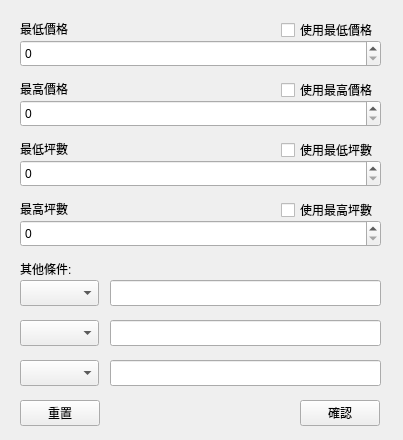
<?xml version="1.0" encoding="UTF-8"?>
<ui version="4.0">
 <class>MainWindow</class>
 <widget class="QMainWindow" name="MainWindow">
  <property name="geometry">
   <rect>
    <x>0</x>
    <y>0</y>
    <width>403</width>
    <height>440</height>
   </rect>
  </property>
  <property name="minimumSize">
   <size>
    <width>403</width>
    <height>440</height>
   </size>
  </property>
  <property name="maximumSize">
   <size>
    <width>403</width>
    <height>440</height>
   </size>
  </property>
  <property name="windowTitle">
   <string>搜尋條件</string>
  </property>
  <widget class="QWidget" name="centralwidget">
   <widget class="QLabel" name="label">
    <property name="geometry">
     <rect>
      <x>20</x>
      <y>20</y>
      <width>61</width>
      <height>18</height>
     </rect>
    </property>
    <property name="text">
     <string>最低價格</string>
    </property>
   </widget>
   <widget class="QSpinBox" name="lowestPrice">
    <property name="geometry">
     <rect>
      <x>20</x>
      <y>40</y>
      <width>361</width>
      <height>27</height>
     </rect>
    </property>
    <property name="maximum">
     <number>1000000000</number>
    </property>
   </widget>
   <widget class="QSpinBox" name="highestPrice">
    <property name="geometry">
     <rect>
      <x>20</x>
      <y>100</y>
      <width>361</width>
      <height>27</height>
     </rect>
    </property>
    <property name="maximum">
     <number>1000000000</number>
    </property>
   </widget>
   <widget class="QLabel" name="label_2">
    <property name="geometry">
     <rect>
      <x>20</x>
      <y>80</y>
      <width>61</width>
      <height>18</height>
     </rect>
    </property>
    <property name="text">
     <string>最高價格</string>
    </property>
   </widget>
   <widget class="QLabel" name="label_3">
    <property name="geometry">
     <rect>
      <x>20</x>
      <y>140</y>
      <width>61</width>
      <height>18</height>
     </rect>
    </property>
    <property name="text">
     <string>最低坪數</string>
    </property>
   </widget>
   <widget class="QSpinBox" name="lowestSize">
    <property name="geometry">
     <rect>
      <x>20</x>
      <y>160</y>
      <width>361</width>
      <height>27</height>
     </rect>
    </property>
    <property name="maximum">
     <number>1000</number>
    </property>
   </widget>
   <widget class="QCheckBox" name="useLowestPrice">
    <property name="geometry">
     <rect>
      <x>281</x>
      <y>18</y>
      <width>101</width>
      <height>24</height>
     </rect>
    </property>
    <property name="text">
     <string>使用最低價格</string>
    </property>
   </widget>
   <widget class="QCheckBox" name="useHighestPrice">
    <property name="geometry">
     <rect>
      <x>281</x>
      <y>78</y>
      <width>101</width>
      <height>24</height>
     </rect>
    </property>
    <property name="text">
     <string>使用最高價格</string>
    </property>
   </widget>
   <widget class="QCheckBox" name="useLowestSize">
    <property name="geometry">
     <rect>
      <x>281</x>
      <y>138</y>
      <width>101</width>
      <height>24</height>
     </rect>
    </property>
    <property name="text">
     <string>使用最低坪數</string>
    </property>
   </widget>
   <widget class="QSpinBox" name="highestSize">
    <property name="geometry">
     <rect>
      <x>20</x>
      <y>220</y>
      <width>361</width>
      <height>27</height>
     </rect>
    </property>
    <property name="maximum">
     <number>1000</number>
    </property>
   </widget>
   <widget class="QLabel" name="label_4">
    <property name="geometry">
     <rect>
      <x>20</x>
      <y>200</y>
      <width>61</width>
      <height>18</height>
     </rect>
    </property>
    <property name="text">
     <string>最高坪數</string>
    </property>
   </widget>
   <widget class="QCheckBox" name="useHighestSize">
    <property name="geometry">
     <rect>
      <x>281</x>
      <y>198</y>
      <width>101</width>
      <height>24</height>
     </rect>
    </property>
    <property name="text">
     <string>使用最高坪數</string>
    </property>
   </widget>
   <widget class="QLabel" name="label_5">
    <property name="geometry">
     <rect>
      <x>20</x>
      <y>260</y>
      <width>61</width>
      <height>18</height>
     </rect>
    </property>
    <property name="text">
     <string>其他條件:</string>
    </property>
   </widget>
   <widget class="QComboBox" name="cond1">
    <property name="geometry">
     <rect>
      <x>20</x>
      <y>280</y>
      <width>79</width>
      <height>26</height>
     </rect>
    </property>
   </widget>
   <widget class="QLineEdit" name="lineEdit">
    <property name="geometry">
     <rect>
      <x>110</x>
      <y>280</y>
      <width>271</width>
      <height>26</height>
     </rect>
    </property>
   </widget>
   <widget class="QLineEdit" name="lineEdit_2">
    <property name="geometry">
     <rect>
      <x>110</x>
      <y>320</y>
      <width>271</width>
      <height>26</height>
     </rect>
    </property>
   </widget>
   <widget class="QComboBox" name="cond2">
    <property name="geometry">
     <rect>
      <x>20</x>
      <y>320</y>
      <width>79</width>
      <height>26</height>
     </rect>
    </property>
   </widget>
   <widget class="QComboBox" name="cond3">
    <property name="geometry">
     <rect>
      <x>20</x>
      <y>360</y>
      <width>79</width>
      <height>26</height>
     </rect>
    </property>
   </widget>
   <widget class="QLineEdit" name="lineEdit_3">
    <property name="geometry">
     <rect>
      <x>110</x>
      <y>360</y>
      <width>271</width>
      <height>26</height>
     </rect>
    </property>
   </widget>
   <widget class="QPushButton" name="apply">
    <property name="geometry">
     <rect>
      <x>300</x>
      <y>400</y>
      <width>80</width>
      <height>26</height>
     </rect>
    </property>
    <property name="text">
     <string>確認</string>
    </property>
   </widget>
   <widget class="QPushButton" name="reset">
    <property name="geometry">
     <rect>
      <x>20</x>
      <y>400</y>
      <width>80</width>
      <height>26</height>
     </rect>
    </property>
    <property name="text">
     <string>重置</string>
    </property>
   </widget>
  </widget>
 </widget>
 <resources/>
 <connections/>
</ui>
